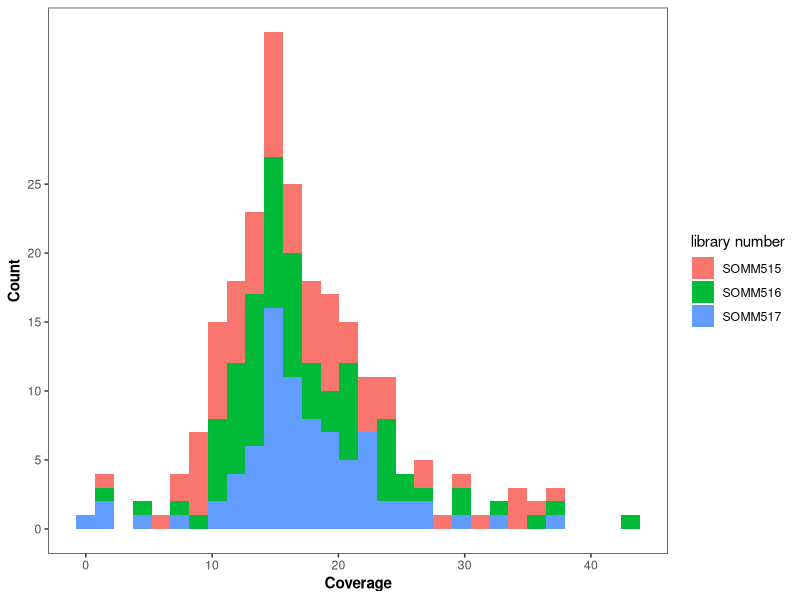
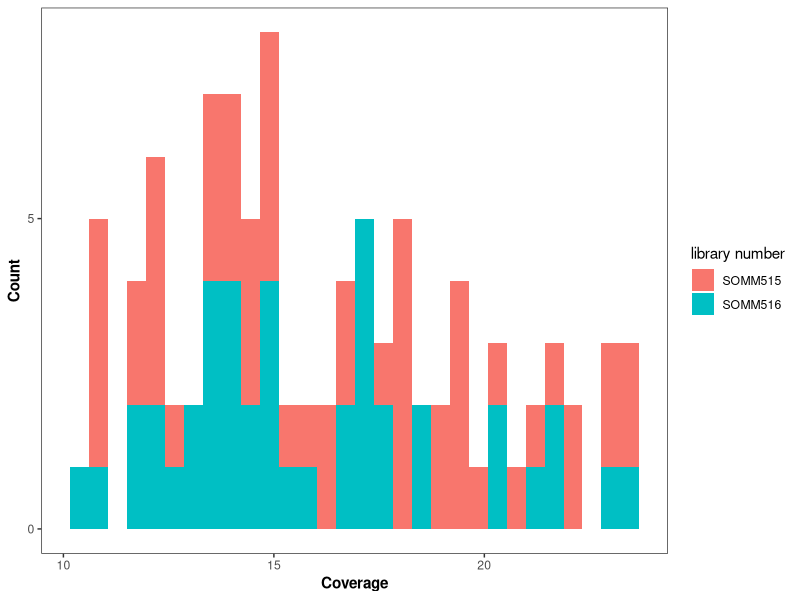

Write R code to recreate these figures, in order. (Note: this script raises an error after producing the figures.)
## ---- chunk 1
knitr::opts_chunk$set(echo = TRUE, warning=FALSE, message=FALSE)
## ---- chunk 2
library(tidyverse)
## ---- chunk 3
meta<-read_tsv("meta/meta.tsv")
## ---- chunk 4
ggplot(meta) +
  geom_histogram(aes(Coverage, fill=`library number`)) +
  theme_bw() +
  theme(panel.grid=element_blank()) +
  ylab("Count") +
  theme(axis.title = element_text(face="bold")) +
  scale_y_continuous(breaks=c(0,5,10,15,20,25))
## ---- chunk 5
mean(meta$Coverage)
sd(meta$Coverage)
## ---- chunk 6
pcseqs<- meta %>% filter(Coverage > mean(meta$Coverage) - sd(meta$Coverage)) %>%
  filter(Coverage < mean(meta$Coverage) + sd(meta$Coverage)) %>%
  filter(str_detect(`Sample name`, '^h|^H|^l|^L')) %>%     
  mutate(String=paste0("/home/maccamp/dsm-omics/data/",`library number`,"/",SeqFile))

pcseqs <- pcseqs %>% separate(`Sample name`, into=c("Type","Letter","Number"), remove=FALSE, sep="_" ) %>%
  mutate(Individual=1:n())

pcseqs%>% group_by(`library number`) %>% summarize(Count=n())
## ---- chunk 7
ggplot(pcseqs) +
  geom_histogram(aes(Coverage, fill=`library number`)) +
  theme_bw() +
  theme(panel.grid=element_blank()) +
  ylab("Count") +
  theme(axis.title = element_text(face="bold")) +
  scale_y_continuous(breaks=c(0,5,10,15,20,25))
## ---- chunk 8
write_tsv(pcseqs %>% select(String), col_names = FALSE, file = "bamlists/test96.bamlist")
